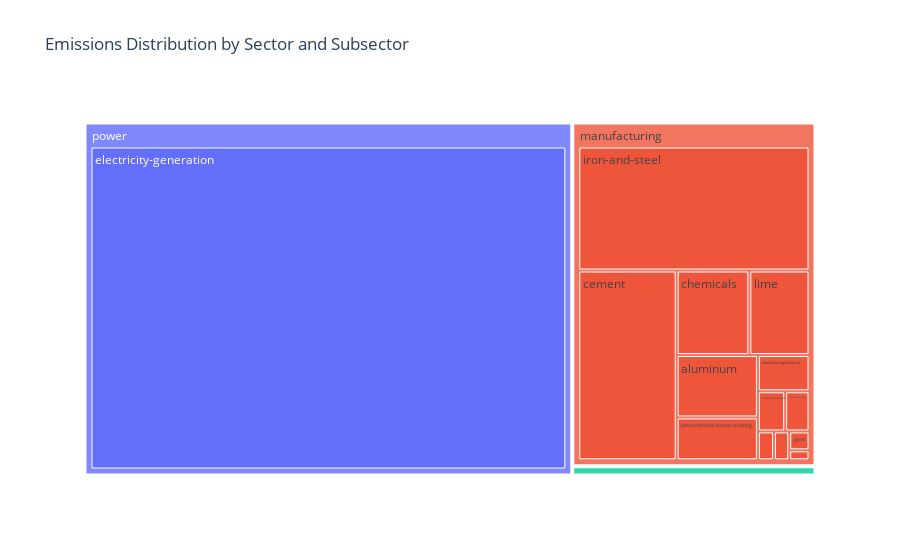

Write notebook code for a chart like this one.
### Markdown cell above
### Analysis of Emission and Facility distribution by sector and subsectors

### Code cell
df_summary = con.execute("""
    SELECT sector, subsector, SUM(emissions_quantity) as sum_emissions_quantity
    FROM facility_master
    GROUP BY sector, subsector
""").df()
fig = px.treemap(df_summary, path=['sector', 'subsector'], values='sum_emissions_quantity',
                  title="Emissions Distribution by Sector and Subsector")
fig.show()

### Figure 1 — Plotly figure (JSON) as saved in the notebook; plotly's stock layout.template omitted (floating-point values rounded to 4 significant figures)
{"data": [{"branchvalues": "total", "domain": {"x": [0, 1], "y": [0, 1]}, "hovertemplate": "labels=%{label}<br>sum_emissions_quantity=%{value}<br>parent=%{parent}<br>id=%{id}<extra></extra>", "ids": ["power/electricity-generation", "manufacturing/other-metals", "mineral_extraction/bauxite-mining", "manufacturing/other-chemicals", "manufacturing/petrochemical-steam-cracking", "manufacturing/glass", "manufacturing/food-beverage-tobacco", "manufacturing/cement", "manufacturing/iron-and-steel", "manufacturing/textiles-leather-apparel", "manufacturing/lime", "manufacturing/pulp-and-paper", "manufacturing/chemicals", "mineral_extraction/copper-mining", "manufacturing/other-manufacturing", "manufacturing/aluminum", "mineral_extraction/iron-mining", "power", "manufacturing", "mineral_extraction"], "labels": ["electricity-generation", "other-metals", "bauxite-mining", "other-chemicals", "petrochemical-steam-cracking", "glass", "food-beverage-tobacco", "cement", "iron-and-steel", "textiles-leather-apparel", "lime", "pulp-and-paper", "chemicals", "copper-mining", "other-manufacturing", "aluminum", "iron-mining", "power", "manufacturing", "mineral_extraction"], "name": "", "parents": ["power", "manufacturing", "mineral_extraction", "manufacturing", "manufacturing", "manufacturing", "manufacturing", "manufacturing", "manufacturing", "manufacturing", "manufacturing", "manufacturing", "manufacturing", "mineral_extraction", "manufacturing", "manufacturing", "mineral_extraction", "", "", ""], "type": "treemap", "values": [183600000000.0, 540500000.0, 91490000.0, 1202000000.0, 4279000000.0, 470600000.0, 2296000000.0, 22940000000.0, 35240000000.0, 570600000.0, 6252000000.0, 1343000000.0, 7549000000.0, 1375000000.0, 248000000.0, 6226000000.0, 925300000.0, 183600000000.0, 89160000000.0, 2392000000.0]}], "layout": {"legend": {"tracegroupgap": 0}, "title": {"text": "Emissions Distribution by Sector and Subsector"}}}
